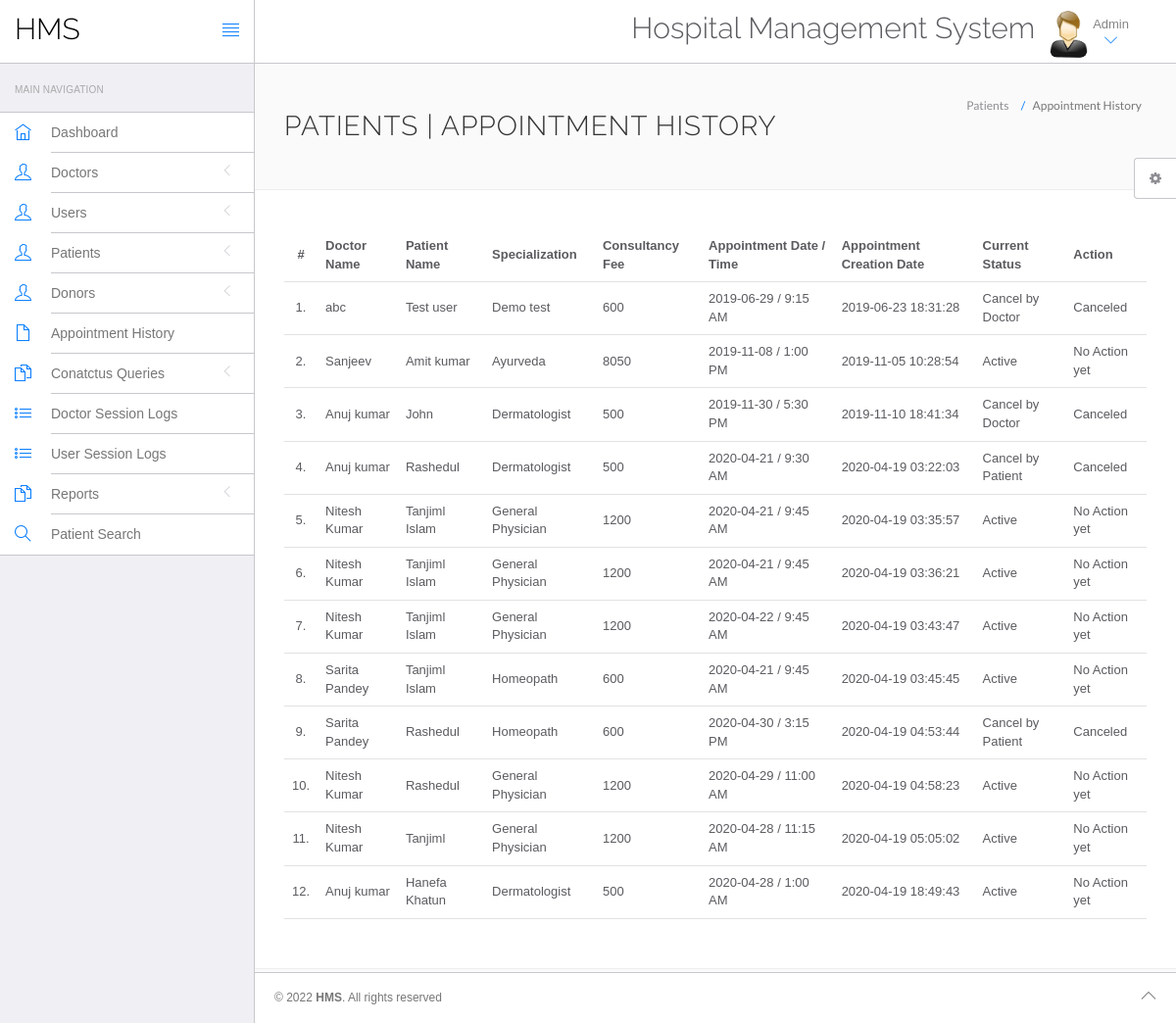
Page /hospital/hms/admin/appointment-history.php (signed in) on the committed database.
### tables this page shows
CREATE TABLE `appointment` (
  `id` int(11) NOT NULL,
  `doctorSpecialization` varchar(255) DEFAULT NULL,
  `doctorId` int(11) DEFAULT NULL,
  `userId` int(11) DEFAULT NULL,
  `consultancyFees` int(11) DEFAULT NULL,
  `appointmentDate` varchar(255) DEFAULT NULL,
  `appointmentTime` varchar(255) DEFAULT NULL,
  `postingDate` timestamp NULL DEFAULT current_timestamp(),
  `userStatus` int(11) DEFAULT NULL,
  `doctorStatus` int(11) DEFAULT NULL,
  `updationDate` timestamp NULL DEFAULT NULL ON UPDATE current_timestamp()
);

CREATE TABLE `doctors` (
  `id` int(11) NOT NULL,
  `specilization` varchar(255) DEFAULT NULL,
  `doctorName` varchar(255) DEFAULT NULL,
  `address` longtext DEFAULT NULL,
  `docFees` varchar(255) DEFAULT NULL,
  `contactno` bigint(11) DEFAULT NULL,
  `docEmail` varchar(255) DEFAULT NULL,
  `password` varchar(255) DEFAULT NULL,
  `creationDate` timestamp NULL DEFAULT current_timestamp(),
  `updationDate` timestamp NULL DEFAULT NULL ON UPDATE current_timestamp()
);

CREATE TABLE `users` (
  `id` int(11) NOT NULL,
  `fullName` varchar(255) DEFAULT NULL,
  `mobileNo` varchar(15) DEFAULT NULL,
  `address` longtext DEFAULT NULL,
  `city` varchar(255) DEFAULT NULL,
  `gender` varchar(255) DEFAULT NULL,
  `email` varchar(255) DEFAULT NULL,
  `password` varchar(255) DEFAULT NULL,
  `regDate` timestamp NULL DEFAULT current_timestamp(),
  `updationDate` timestamp NULL DEFAULT NULL ON UPDATE current_timestamp()
);

### hospital/hms/admin/appointment-history.php (the view, shortened to what this page needs)
<?php
include('include/config.php');
?>
<!DOCTYPE html>
<html lang="en">
	<head>
		<link rel="stylesheet" href="vendor/bootstrap/css/bootstrap.min.css">
		<link rel="stylesheet" href="vendor/fontawesome/css/font-awesome.min.css">
		<link rel="stylesheet" href="vendor/themify-icons/themify-icons.min.css">
		<link href="vendor/animate.css/animate.min.css" rel="stylesheet" media="screen">
		<link href="vendor/perfect-scrollbar/perfect-scrollbar.min.css" rel="stylesheet" media="screen">
		<link href="vendor/switchery/switchery.min.css" rel="stylesheet" media="screen">
		<link href="vendor/bootstrap-touchspin/jquery.bootstrap-touchspin.min.css" rel="stylesheet" media="screen">
		<link href="vendor/select2/select2.min.css" rel="stylesheet" media="screen">
		<link href="vendor/bootstrap-datepicker/bootstrap-datepicker3.standalone.min.css" rel="stylesheet" media="screen">
		<link href="vendor/bootstrap-timepicker/bootstrap-timepicker.min.css" rel="stylesheet" media="screen">
		<link rel="stylesheet" href="assets/css/styles.css">
		<link rel="stylesheet" href="assets/css/plugins.css">
		<link rel="stylesheet" href="assets/css/themes/theme-1.css" id="skin_color" />
	</head>
	<body>
		<div id="app">
<?php include('include/sidebar.php');?>
			<div class="app-content">
					<?php include('include/header.php');?>
				<div class="main-content" >
					<div class="wrap-content container" id="container">
						<section id="page-title">
							<div class="row">
								<div class="col-sm-8">
									<h1 class="mainTitle">Patients  | Appointment History</h1>
																	</div>
								<ol class="breadcrumb">
									<li>
										<span>Patients </span>
									</li>
									<li class="active">
										<span>Appointment History</span>
									</li>
								</ol>
							</div>
						</section>
						<div class="container-fluid container-fullw bg-white">
									<div class="row">
								<div class="col-md-12">
									<table class="table table-hover" id="sample-table-1">
										<thead>
											<tr>
												<th class="center">#</th>
												<th class="hidden-xs">Doctor Name</th>
												<th>Patient Name</th>
												<th>Specialization</th>
												<th>Consultancy Fee</th>
												<th>Appointment Date / Time </th>
												<th>Appointment Creation Date  </th>
												<th>Current Status</th>
												<th>Action</th>
											</tr>
										</thead>
										<tbody>
<?php
$sql=mysqli_query($con,"select doctors.doctorName as docname,users.fullName as pname,appointment.*  from appointment join doctors on doctors.id=appointment.doctorId join users on users.id=appointment.userId ");
$cnt=1;
while($row=mysqli_fetch_array($sql))
{
?>
											<tr>
												<td class="center"><?php echo $cnt;?>.</td>
												<td class="hidden-xs"><?php echo $row['docname'];?></td>
												<td class="hidden-xs"><?php echo $row['pname'];?></td>
												<td><?php echo $row['doctorSpecialization'];?></td>
												<td><?php echo $row['consultancyFees'];?></td>
												<td><?php echo $row['appointmentDate'];?> / <?php echo
												 $row['appointmentTime'];?>
												</td>
												<td><?php echo $row['postingDate'];?></td>
												<td>
<?php if(($row['userStatus']==1) && ($row['doctorStatus']==1))
{
	echo "Active";
}
if(($row['userStatus']==0) && ($row['doctorStatus']==1))
{
	echo "Cancel by Patient";
}
if(($row['userStatus']==1) && ($row['doctorStatus']==0))
{
	echo "Cancel by Doctor";
}
												?></td>
												<td >
												<div class="visible-md visible-lg hidden-sm hidden-xs">
							<?php if(($row['userStatus']==1) && ($row['doctorStatus']==1))
{
echo "No Action yet";
	 } else {
		echo "Canceled";
		} ?>
												</div>
												</td>
											</tr>
											<?php
$cnt=$cnt+1;
											 }?>
										</tbody>
									</table>
								</div>
							</div>
								</div>
					</div>
				</div>
			</div>
	<?php include('include/footer.php');?>
	<?php include('include/setting.php');?>
		</div>
	</body>
</html>

### hospital/hms/admin/include/sidebar.php (shortened to what this page needs)
<div class="sidebar app-aside" id="sidebar">
	<div class="sidebar-container perfect-scrollbar">
		<nav>
			<div class="navbar-title">
				<span>Main Navigation</span>
			</div>
			<ul class="main-navigation-menu">
				<li>
					<a href="dashboard.php">
						<div class="item-content">
							<div class="item-media">
								<i class="ti-home"></i>
							</div>
							<div class="item-inner">
								<span class="title"> Dashboard </span>
							</div>
						</div>
					</a>
				</li>
				<li>
					<a href="javascript:void(0)">
						<div class="item-content">
							<div class="item-media">
								<i class="ti-user"></i>
							</div>
							<div class="item-inner">
								<span class="title"> Doctors </span><i class="icon-arrow"></i>
							</div>
						</div>
					</a>
				</li>
				<li>
					<a href="javascript:void(0)">
						<div class="item-content">
							<div class="item-media">
								<i class="ti-user"></i>
							</div>
							<div class="item-inner">
								<span class="title"> Users </span><i class="icon-arrow"></i>
							</div>
						</div>
					</a>
				</li>
				<li>
					<a href="javascript:void(0)">
						<div class="item-content">
							<div class="item-media">
								<i class="ti-user"></i>
							</div>
							<div class="item-inner">
								<span class="title"> Patients </span><i class="icon-arrow"></i>
							</div>
						</div>
					</a>
				</li>
								<li>
					<a href="javascript:void(0)">
						<div class="item-content">
							<div class="item-media">
								<i class="ti-user"></i>
							</div>
							<div class="item-inner">
								<span class="title"> Donors </span><i class="icon-arrow"></i>
							</div>
						</div>
					</a>
				</li>
				<li>
					<a href="appointment-history.php">
						<div class="item-content">
							<div class="item-media">
								<i class="ti-file"></i>
							</div>
							<div class="item-inner">
								<span class="title"> Appointment History </span>
							</div>
						</div>
					</a>
				</li>
				<li>
					<a href="javascript:void(0)">
						<div class="item-content">
							<div class="item-media">
								<i class="ti-files"></i>
							</div>
							<div class="item-inner">
								<span class="title"> Conatctus Queries </span><i class="icon-arrow"></i>
							</div>
						</div>
					</a>
						</li>
						<li>
						<a href="doctor-logs.php">
						<div class="item-content">
						<div class="item-media">
						<i class="ti-list"></i>
						</div>
						<div class="item-inner">
						<span class="title"> Doctor Session Logs </span>
						</div>
						</div>
						</a>
						</li>
						<li>
						<a href="user-logs.php">
						<div class="item-content">
						<div class="item-media">
						<i class="ti-list"></i>
						</div>
						<div class="item-inner">
						<span class="title"> User Session Logs </span>
						</div>
						</div>
						</a>
						</li>
						<li>
						<a href="javascript:void(0)">
						<div class="item-content">
						<div class="item-media">
						<i class="ti-files"></i>
						</div>
						<div class="item-inner">
						<span class="title"> Reports </span><i class="icon-arrow"></i>
						</div>
						</div>
						</a>
						<li>
						<a href="patient-search.php">
						<div class="item-content">
						<div class="item-media">
						<i class="ti-search"></i>
						</div>
						<div class="item-inner">
						<span class="title"> Patient Search </span>
						</div>
						</div>
						</a>
						</li>
						</li>
						</ul>
						</nav>
						</div>
						</div>

### hospital/hms/admin/include/header.php (shortened to what this page needs)
<header class="navbar navbar-default navbar-static-top">
					<div class="navbar-header">
						<a class="navbar-brand" href="#">
							<h2 style="padding-top:20%; color:#000 ">HMS</h2>
						</a>
						<a href="#" class="sidebar-toggler pull-right visible-md visible-lg" data-toggle-class="app-sidebar-closed" data-toggle-target="#app">
							<i class="ti-align-justify"></i>
						</a>
					</div>
					<div class="navbar-collapse collapse">
						<ul class="nav navbar-right">
								<li  style="padding-top:2% ">
								<h2>Hospital Management System</h2>
							</li>
							<li class="dropdown current-user">
								<a href class="dropdown-toggle" data-toggle="dropdown">
									<img src="assets/images/images.jpg" > <span class="username">
			Admin
									<i class="ti-angle-down"></i></i></span>
								</a>
							</li>
						</ul>
					</div>
				</header>

### hospital/hms/admin/include/footer.php
<footer>
				<div class="footer-inner">
					<div class="pull-left">
						&copy; <span class="current-year"></span><span class="text-bold text-uppercase"> HMS</span>. <span>All rights reserved</span>
					</div>
					<div class="pull-right">
						<span class="go-top"><i class="ti-angle-up"></i></span>
					</div>
				</div>
			</footer>

### hospital/hms/admin/include/setting.php (shortened to what this page needs)
<div class="settings panel panel-default hidden-xs hidden-sm" id="settings">
				<button ct-toggle="toggle" data-toggle-class="active" data-toggle-target="#settings" class="btn btn-default">
					<i class="fa fa-spin fa-gear"></i>
				</button>
			</div>

### hospital/hms/admin/assets/css/plugins.css (style rules this page uses)
.perfect-scrollbar { overflow-y: hidden !important; }

### hospital/hms/admin/assets/css/themes/theme-1.css (style rules this page uses)
body { background: #FAFAFA; }
header .navbar-header { background: #ffffff !important; border-right-color: #c8c7cc !important; border-bottom-color: #c8c7cc !important; }
header .navbar-header .sidebar-toggler, header .navbar-header .sidebar-mobile-toggler { color: #007aff !important; }
header .navbar-header .navbar-brand { color: #777 !important; }
header .navbar-collapse { background: #ffffff !important; border-bottom-color: #c8c7cc !important; box-shadow: none !important; }
header .navbar-collapse .navbar-right > li > a { color: #777; }
header .navbar-collapse .navbar-right > li > a i { color: #007aff !important; }
#sidebar { background: #EFEFF4 !important; }
#sidebar:before { border-right-width: "1px" !important; border-right-style: solid; border-right-color: #c8c7cc !important; }
#sidebar nav { border-right-width: "1px" !important; border-right-style: solid; border-right-color: #c8c7cc !important; }
#sidebar nav .navbar-title { color: #aaaaaa; }
#sidebar nav > ul { background: #ffffff !important; border-bottom-color: #c8c7cc !important; border-top-color: #c8c7cc !important; }
#sidebar nav > ul > li > a .item-media > i { color: #007aff !important; }
#sidebar nav > ul > li > a .item-inner { color: #777 !important; border-bottom-color: #c8c7cc; }
#app > footer { background: #ffffff !important; border-top-color: #c8c7cc !important; color: #777; }

### rows in the picture
appointment: doctorId.doctorName "abc", userId.fullName "Test user", doctorSpecialization "Demo test", consultancyFees "600", appointmentDate "2019-06-29", appointmentTime "9:15 AM", postingDate "2019-06-23 18:31:28", userStatus "Cancel by Doctor"
appointment: doctorId.doctorName "Sanjeev", userId.fullName "Amit kumar", doctorSpecialization "Ayurveda", consultancyFees "8050", appointmentDate "2019-11-08", appointmentTime "1:00 PM", postingDate "2019-11-05 10:28:54", userStatus "Active"
appointment: doctorId.doctorName "Anuj kumar", userId.fullName "John", doctorSpecialization "Dermatologist", consultancyFees "500", appointmentDate "2019-11-30", appointmentTime "5:30 PM", postingDate "2019-11-10 18:41:34", userStatus "Cancel by Doctor"
appointment: doctorId.doctorName "Anuj kumar", userId.fullName "Rashedul", doctorSpecialization "Dermatologist", consultancyFees "500", appointmentDate "2020-04-21", appointmentTime "9:30 AM", postingDate "2020-04-19 03:22:03", userStatus "Cancel by Patient"
appointment: doctorId.doctorName "Nitesh Kumar", userId.fullName "Tanjiml Islam", doctorSpecialization "General Physician", consultancyFees "1200", appointmentDate "2020-04-21", appointmentTime "9:45 AM", postingDate "2020-04-19 03:35:57", userStatus "Active"
appointment: doctorId.doctorName "Nitesh Kumar", userId.fullName "Tanjiml Islam", doctorSpecialization "General Physician", consultancyFees "1200", appointmentDate "2020-04-21", appointmentTime "9:45 AM", postingDate "2020-04-19 03:36:21", userStatus "Active"
appointment: doctorId.doctorName "Nitesh Kumar", userId.fullName "Tanjiml Islam", doctorSpecialization "General Physician", consultancyFees "1200", appointmentDate "2020-04-22", appointmentTime "9:45 AM", postingDate "2020-04-19 03:43:47", userStatus "Active"
appointment: doctorId.doctorName "Sarita Pandey", userId.fullName "Tanjiml Islam", doctorSpecialization "Homeopath", consultancyFees "600", appointmentDate "2020-04-21", appointmentTime "9:45 AM", postingDate "2020-04-19 03:45:45", userStatus "Active"
appointment: doctorId.doctorName "Sarita Pandey", userId.fullName "Rashedul", doctorSpecialization "Homeopath", consultancyFees "600", appointmentDate "2020-04-30", appointmentTime "3:15 PM", postingDate "2020-04-19 04:53:44", userStatus "Cancel by Patient"
appointment: doctorId.doctorName "Nitesh Kumar", userId.fullName "Rashedul", doctorSpecialization "General Physician", consultancyFees "1200", appointmentDate "2020-04-29", appointmentTime "11:00 AM", postingDate "2020-04-19 04:58:23", userStatus "Active"
appointment: doctorId.doctorName "Nitesh Kumar", userId.fullName "Tanjiml", doctorSpecialization "General Physician", consultancyFees "1200", appointmentDate "2020-04-28", appointmentTime "11:15 AM", postingDate "2020-04-19 05:05:02", userStatus "Active"
appointment: doctorId.doctorName "Anuj kumar", userId.fullName "Hanefa Khatun", doctorSpecialization "Dermatologist", consultancyFees "500", appointmentDate "2020-04-28", appointmentTime "1:00 AM", postingDate "2020-04-19 18:49:43", userStatus "Active"
